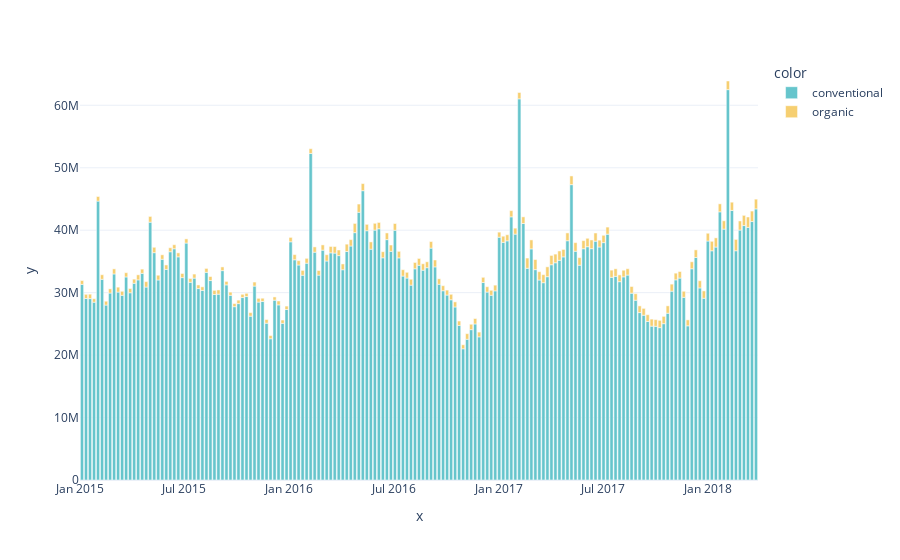

The code cell stored with this chart in its notebook:
### Code cell
_df = df.loc[df.region=='TotalUS',['date','total_volume','type']]

px.bar(
        y=_df['total_volume'],
        x=_df['date'],
        color=_df.type,
        color_discrete_sequence=px.colors.qualitative.Pastel
    )

### Figure 1 — Plotly figure (JSON) as saved in the notebook; plotly's stock layout.template omitted (floating-point values rounded to 4 significant figures; data arrays with more than 128 entries replaced by an {"elided": "..."} marker saying what was removed)
{"data": [{"alignmentgroup": "True", "hovertemplate": "color=conventional<br>x=%{x}<br>y=%{y}<extra></extra>", "legendgroup": "conventional", "marker": {"color": "rgb(102, 197, 204)", "pattern": {"shape": ""}}, "name": "conventional", "offsetgroup": "conventional", "orientation": "v", "showlegend": true, "textposition": "auto", "type": "bar", "x": {"elided": "169 str values"}, "xaxis": "x", "y": {"elided": "169 float values"}, "yaxis": "y"}, {"alignmentgroup": "True", "hovertemplate": "color=organic<br>x=%{x}<br>y=%{y}<extra></extra>", "legendgroup": "organic", "marker": {"color": "rgb(246, 207, 113)", "pattern": {"shape": ""}}, "name": "organic", "offsetgroup": "organic", "orientation": "v", "showlegend": true, "textposition": "auto", "type": "bar", "x": {"elided": "169 str values"}, "xaxis": "x", "y": {"elided": "169 float values"}, "yaxis": "y"}], "layout": {"barmode": "relative", "legend": {"title": {"text": "color"}, "tracegroupgap": 0}, "margin": {"t": 60}, "xaxis": {"anchor": "y", "domain": [0, 1], "title": {"text": "x"}}, "yaxis": {"anchor": "x", "domain": [0, 1], "title": {"text": "y"}}}}
